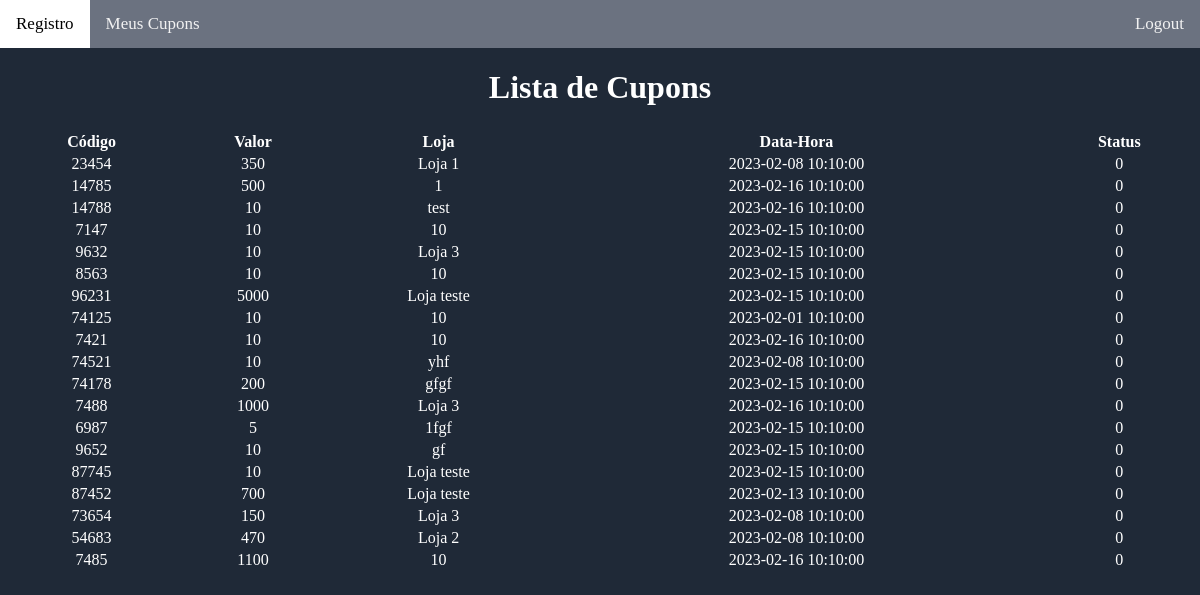
The page /views/dashboardUserCoupons.php?userId=1 (signed in) on the database its author committed.
### tables this page shows
CREATE TABLE `coupons` (
  `id` int(10) UNSIGNED NOT NULL,
  `user_id` int(11) DEFAULT NULL,
  `code` int(10) NOT NULL,
  `cpf` varchar(11) NOT NULL,
  `valor` double NOT NULL,
  `store` varchar(100) NOT NULL,
  `date_time` datetime NOT NULL,
  `status` tinyint(1) NOT NULL
);

### inc/config.php (called while the page is built, shortened)
<?PHP
$host = "localhost";
$user = "root";
$password = "";
$dbname = "shopping_campaign";

### controllers/indexController.php (called while the page is built, shortened)
<?php
Class Index {
    private $conn;
    public function __construct($dbname, $host, $user, $password)
    {
        try{
            $this->conn = new PDO("mysql:dbname=".$dbname.";host=".$host, $user, $password);
            $this->conn->setAttribute(PDO::ATTR_ERRMODE, PDO::ERRMODE_EXCEPTION);
        }catch(PDOException $e){
            echo "Ocorreu uma falha na conexão com o banco de dados : ". $e->getMessage();
            exit();
        }
    }
    public function listUserCoupons(int $id): array
    {
        try {
            $sql = "SELECT code, valor, store, date_time, status FROM coupons WHERE user_id = $id ORDER BY status DESC";
            $query = $this->conn->query($sql);
            $result = $query->fetchAll(PDO::FETCH_ASSOC);
            return $result;
        } catch (Exception $e) {
            return [
                "sucesso" => false,
                "mensagem" => $e->getMessage()
            ];
        }
    }
}
?>

### views/dashboardUserCoupons.php (the view, shortened to what this page needs)
<?php
include '../layouts/dashboardHeader.php';
require_once '../controllers/indexController.php';
include '../inc/config.php';
$p = new Index($dbname, $host, $user, $password);
if(isset($_GET['userId'])){
  $id = $_GET['userId'];
  $result = $p->listUserCoupons($id);
}
?>
<html>
<head>
    <link rel="stylesheet" href="../assets/style.css">
</head>
<body>
<?php
echo "<h1 style='text-align: center;color:white'> Lista de Cupons </h1>";
echo "<table style='text-align: center;color:white' width='100%'><tr>";
echo "<tr><th>Código</th><th>Valor</th><th>Loja</th><th>Data-Hora</th><th>Status</th></tr>";
foreach ($result as $key => $value) {
    echo '<tr>';
    foreach ($value as $key2 => $value2) {
        if($key2 === 'id'){
          echo "<td><a onclick='getUserCoupons($value2)'>$value2</a></td>";
        }else{
          echo "<td>$value2</td>";
        }
    }
echo '</tr>';
}
echo '</table>';
?>
</body>
</html>

### layouts/dashboardHeader.php (style rules this page uses)
body { margin: 0; background-color: #1f2937 }

### views/dashboardUserCoupons.php (style rules this page uses)
body { margin: 0; background-color: #1f2937 }

### rows shown on the page
coupons: code "23454", valor "350", store "Loja 1", date_time "2023-02-08 10:10:00", status "0"
coupons: code "14785", valor "500", store "1", date_time "2023-02-16 10:10:00", status "0"
coupons: code "14788", valor "10", store "test", date_time "2023-02-16 10:10:00", status "0"
coupons: code "7147", valor "10", store "10", date_time "2023-02-15 10:10:00", status "0"
coupons: code "9632", valor "10", store "Loja 3", date_time "2023-02-15 10:10:00", status "0"
coupons: code "8563", valor "10", store "10", date_time "2023-02-15 10:10:00", status "0"
coupons: code "96231", valor "5000", store "Loja teste", date_time "2023-02-15 10:10:00", status "0"
coupons: code "74125", valor "10", store "10", date_time "2023-02-01 10:10:00", status "0"
coupons: code "7421", valor "10", store "10", date_time "2023-02-16 10:10:00", status "0"
coupons: code "74521", valor "10", store "yhf", date_time "2023-02-08 10:10:00", status "0"
coupons: code "74178", valor "200", store "gfgf", date_time "2023-02-15 10:10:00", status "0"
coupons: code "7488", valor "1000", store "Loja 3", date_time "2023-02-16 10:10:00", status "0"
coupons: code "6987", valor "5", store "1fgf", date_time "2023-02-15 10:10:00", status "0"
coupons: code "9652", valor "10", store "gf", date_time "2023-02-15 10:10:00", status "0"
coupons: code "87745", valor "10", store "Loja teste", date_time "2023-02-15 10:10:00", status "0"
coupons: code "87452", valor "700", store "Loja teste", date_time "2023-02-13 10:10:00", status "0"
coupons: code "73654", valor "150", store "Loja 3", date_time "2023-02-08 10:10:00", status "0"
coupons: code "54683", valor "470", store "Loja 2", date_time "2023-02-08 10:10:00", status "0"
coupons: code "7485", valor "1100", store "10", date_time "2023-02-16 10:10:00", status "0"
